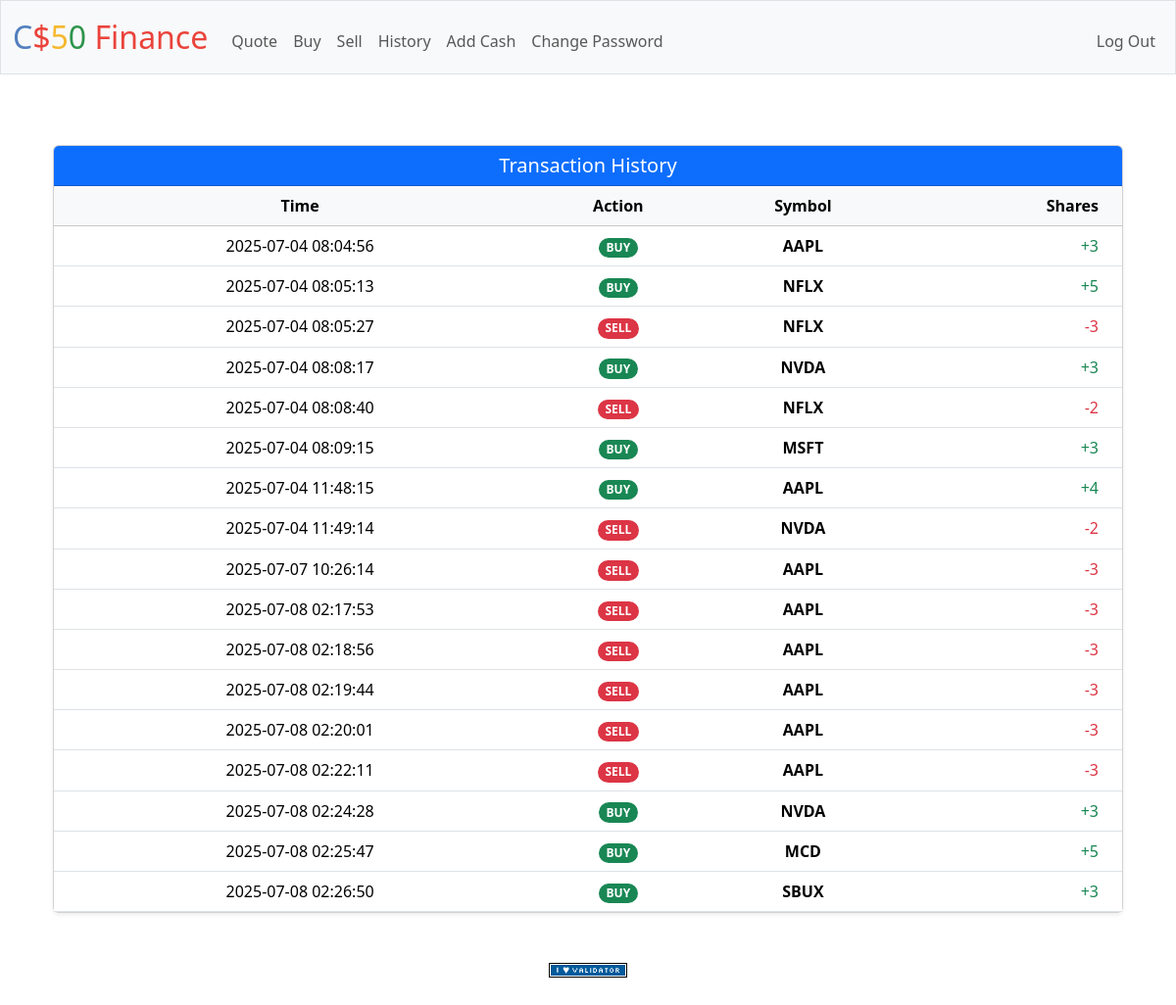
Screenshot of /history (signed in) with the database file from the repository.
### tables this page shows
CREATE TABLE "transactions" (
id INTEGER PRIMARY KEY AUTOINCREMENT, 
user_id INTEGER NOT NULL, 
symbol TEXT NOT NULL, 
price NUMERIC NOT NULL, 
shares INTEGER NOT NULL,
sum NUMERIC NOT NULL, 
time TIMESTAMP NOT NULL DEFAULT CURRENT_TIMESTAMP, action TEXT NOT NULL DEFAULT buy,
FOREIGN KEY (user_id) REFERENCES users(id));

### app.py (the view)
@app.route("/history")
@login_required
def history():
    data = db.execute("SELECT symbol,shares,time,action FROM transactions WHERE user_id = ?",session["user_id"])
    return render_template("history.html",data=data)

### app.py (called while the page is built)
@app.after_request
def after_request(response):
    response.headers["Cache-Control"] = "no-cache, no-store, must-revalidate"
    response.headers["Expires"] = 0
    response.headers["Pragma"] = "no-cache"
    return response

### helpers.py (called while the page is built)
def login_required(f):
    @wraps(f)
    def decorated_function(*args, **kwargs):
        if session.get("user_id") is None:
            return redirect("/login")
        return f(*args, **kwargs)
    return decorated_function

### templates/history.html
{% extends "layout.html" %}
{% block main %}
<div class="container mt-4">
    <div class="card shadow-sm">
        <div class="card-header bg-primary text-white">
            <h5 class="card-title mb-0">Transaction History</h5>
        </div>
        <div class="card-body p-0">
            <div class="table-responsive">
                <table class="table table-hover mb-0">
                    <thead class="table-light">
                        <tr>
                            <th class="ps-4">Time</th>
                            <th>Action</th>
                            <th>Symbol</th>
                            <th class="text-end pe-4">Shares</th>
                        </tr>
                    </thead>
                    <tbody>
                        {% for line in data %}
                        <tr>
                            <td class="ps-4">{{ line.time }}</td>
                            <td>
                                <span class="badge rounded-pill
                                    {% if line.action == 'buy' %}bg-success{% else %}bg-danger{% endif %}">
                                    {{ line.action|upper }}
                                </span>
                            </td>
                            <td class="fw-bold">{{ line.symbol }}</td>
                            <td class="text-end pe-4">
                                {% if line.action == 'buy' %}
                                <span class="text-success">+{{ line.shares }}</span>
                                {% else %}
                                <span class="text-danger">-{{ line.shares }}</span>
                                {% endif %}
                            </td>
                        </tr>
                        {% endfor %}
                    </tbody>
                </table>
            </div>
        </div>
    </div>
</div>
{% endblock %}

### templates/layout.html (shortened to what this page needs)
<!DOCTYPE html>
<html lang="en">
    <head>
        <link href="https://cdn.jsdelivr.net/npm/bootstrap@5.3.3/dist/css/bootstrap.min.css" rel="stylesheet">
        <link href="/static/styles.css" rel="stylesheet">
    </head>
    <body>
        <nav class="bg-light border navbar navbar-expand-md navbar-light">
            <div class="container-fluid">
                <a class="navbar-brand" href="/"><span class="blue">C</span><span class="red">$</span><span class="yellow">5</span><span class="green">0</span> <span class="red">Finance</span></a>
                <div class="collapse navbar-collapse" id="navbar">
                    {% if session["user_id"] %}
                        <ul class="navbar-nav me-auto mt-2">
                            <li class="nav-item"><a class="nav-link" href="/quote">Quote</a></li>
                            <li class="nav-item"><a class="nav-link" href="/buy">Buy</a></li>
                            <li class="nav-item"><a class="nav-link" href="/sell">Sell</a></li>
                            <li class="nav-item"><a class="nav-link" href="/history">History</a></li>
                            <li class="nav-item"><a class="nav-link" href="/add_cash">Add Cash</a></li>
                            <li class="nav-item"><a class="nav-link" href="/change_password">Change Password</a></li>
                        </ul>
                        <ul class="navbar-nav ms-auto mt-2">
                            <li class="nav-item"><a class="nav-link" href="/logout">Log Out</a></li>
                        </ul>
                    {% else %}
                        <ul class="navbar-nav ms-auto mt-2">
                            <li class="nav-item"><a class="nav-link" href="/register">Register</a></li>
                            <li class="nav-item"><a class="nav-link" href="/login">Log In</a></li>
                        </ul>
                    {% endif %}
                </div>
            </div>
        </nav>
        <main class="container py-5 text-center">
            {% block main %}{% endblock %}
        </main>
        <footer class="mb-5">
            <form action="https://validator.w3.org/check" class="text-center" enctype="multipart/form-data" method="post" target="_blank">
                <input alt="Validate" src="/static/I_heart_validator.png" type="image">
            </form>
        </footer>
    </body>
</html>

### static/styles.css (style rules this page uses)
nav .navbar-brand { font-size: xx-large; }
nav .navbar-brand .blue { color: #537fbe; }
nav .navbar-brand .red { color: #ea433b; }
nav .navbar-brand .yellow { color: #f5b82e; }
nav .navbar-brand .green { color: #2e944b; }

### rows the page displays
transactions: time "2025-07-04 08:04:56", action "BUY", symbol "AAPL", shares "3"
transactions: time "2025-07-04 08:05:13", action "BUY", symbol "NFLX", shares "5"
transactions: time "2025-07-04 08:05:27", action "SELL", symbol "NFLX", shares "3"
transactions: time "2025-07-04 08:08:17", action "BUY", symbol "NVDA", shares "3"
transactions: time "2025-07-04 08:08:40", action "SELL", symbol "NFLX", shares "2"
transactions: time "2025-07-04 08:09:15", action "BUY", symbol "MSFT", shares "3"
transactions: time "2025-07-04 11:48:15", action "BUY", symbol "AAPL", shares "4"
transactions: time "2025-07-04 11:49:14", action "SELL", symbol "NVDA", shares "2"
transactions: time "2025-07-07 10:26:14", action "SELL", symbol "AAPL", shares "3"
transactions: time "2025-07-08 02:17:53", action "SELL", symbol "AAPL", shares "3"
transactions: time "2025-07-08 02:18:56", action "SELL", symbol "AAPL", shares "3"
transactions: time "2025-07-08 02:19:44", action "SELL", symbol "AAPL", shares "3"
transactions: time "2025-07-08 02:20:01", action "SELL", symbol "AAPL", shares "3"
transactions: time "2025-07-08 02:22:11", action "SELL", symbol "AAPL", shares "3"
transactions: time "2025-07-08 02:24:28", action "BUY", symbol "NVDA", shares "3"
transactions: time "2025-07-08 02:25:47", action "BUY", symbol "MCD", shares "5"
transactions: time "2025-07-08 02:26:50", action "BUY", symbol "SBUX", shares "3"
